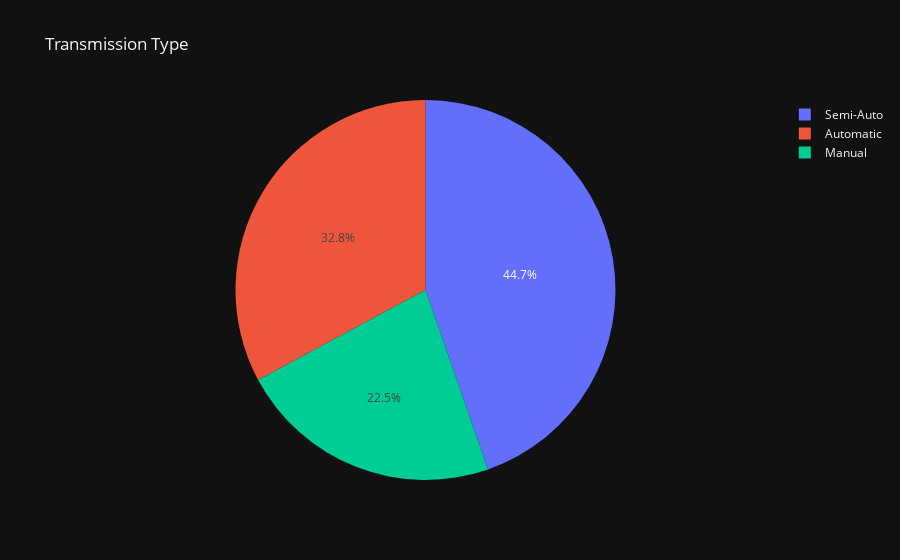

The notebook cell this image was saved under:
### Code cell
b = bmw.transmission.value_counts()
pie= px.pie(data_frame=b,names=b.index,values=b.values,template="plotly_dark",title="Transmission Type")
pie

### Figure 1 — Plotly figure (JSON) as saved in the notebook; plotly's stock layout.template omitted (floating-point values rounded to 4 significant figures)
{"data": [{"domain": {"x": [0, 1], "y": [0, 1]}, "hovertemplate": "index=%{label}<br>value=%{value}<extra></extra>", "labels": ["Semi-Auto", "Automatic", "Manual"], "legendgroup": "", "name": "", "showlegend": true, "type": "pie", "values": [4601, 3384, 2317]}], "layout": {"legend": {"tracegroupgap": 0}, "title": {"text": "Transmission Type"}}}
